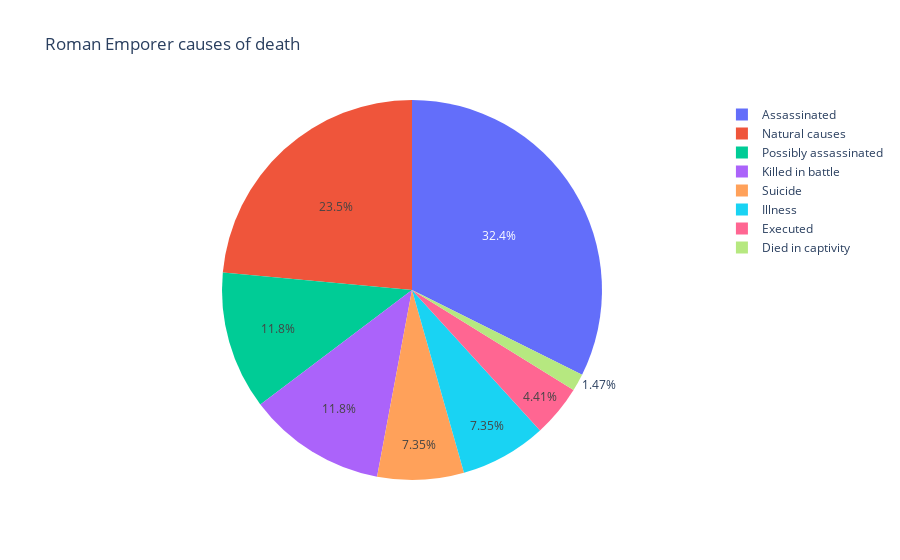

Here is the notebook cell this chart was saved with:
### Markdown cell above
Question 9: Create a pie chart showing the fraction of all Roman Emperors that were assassinated. 
            Make sure that the pie chart is an even circle, labels the categories,
            and shows the percentage breakdown of the categories.

### Code cell
import pandas as pd
roman_emporer = pd.read_csv("roman-emperor-reigns.csv")
roman_emporer.head()
from plotly.offline import iplot

pie1 = roman_emporer.Cause_of_Death
labels = roman_emporer.Cause_of_Death

fig = {  "data": [   {
      "labels": labels,
      "domain": {"x": [.4, .10]},
      "name": "",
      "hoverinfo":"label+percent+name",
      "hole": 0,
      "type": "pie"
    },],
    
    
  "layout": {
        "title":" Roman Emporer causes of death",
         
        "annotations": [
            { "font": { "size": 20},
              "showarrow": False,
                "text":"",
                "x": 0.20,
                "y": 1
            },]}}
iplot(fig)

### Figure 1 — Plotly figure (JSON) as saved in the notebook; plotly's stock layout.template omitted (floating-point values rounded to 4 significant figures)
{"data": [{"domain": {"x": [0.4, 0.1]}, "hole": 0, "hoverinfo": "label+percent+name", "labels": ["Possibly assassinated", "Possibly assassinated", "Assassinated", "Possibly assassinated", "Suicide", "Assassinated", "Suicide", "Assassinated", "Natural causes", "Illness", "Assassinated", "Natural causes", "Natural causes", "Natural causes", "Natural causes", "Illness", "Illness", "Assassinated", "Assassinated", "Executed", "Natural causes", "Assassinated", "Assassinated", "Executed", "Assassinated", "Assassinated", "Assassinated", "Suicide", "Killed in battle", "Assassinated", "Assassinated", "Possibly assassinated", "Killed in battle", "Killed in battle", "Illness", "Assassinated", "Assassinated", "Died in captivity", "Assassinated", "Illness", "Possibly assassinated", "Assassinated", "Possibly assassinated", "Assassinated", "Assassinated", "Natural causes", "Possibly assassinated", "Killed in battle", "Natural causes", "Suicide", "Natural causes", "Natural causes", "Assassinated", "Natural causes", "Killed in battle", "Suicide", "Executed", "Killed in battle", "Natural causes", "Assassinated", "Natural causes", "Killed in battle", "Natural causes", "Natural causes", "Killed in battle", "Assassinated", "Possibly assassinated", "Natural causes"], "name": "", "type": "pie"}], "layout": {"annotations": [{"font": {"size": 20}, "showarrow": false, "text": "", "x": 0.2, "y": 1}], "title": {"text": " Roman Emporer causes of death"}}}
